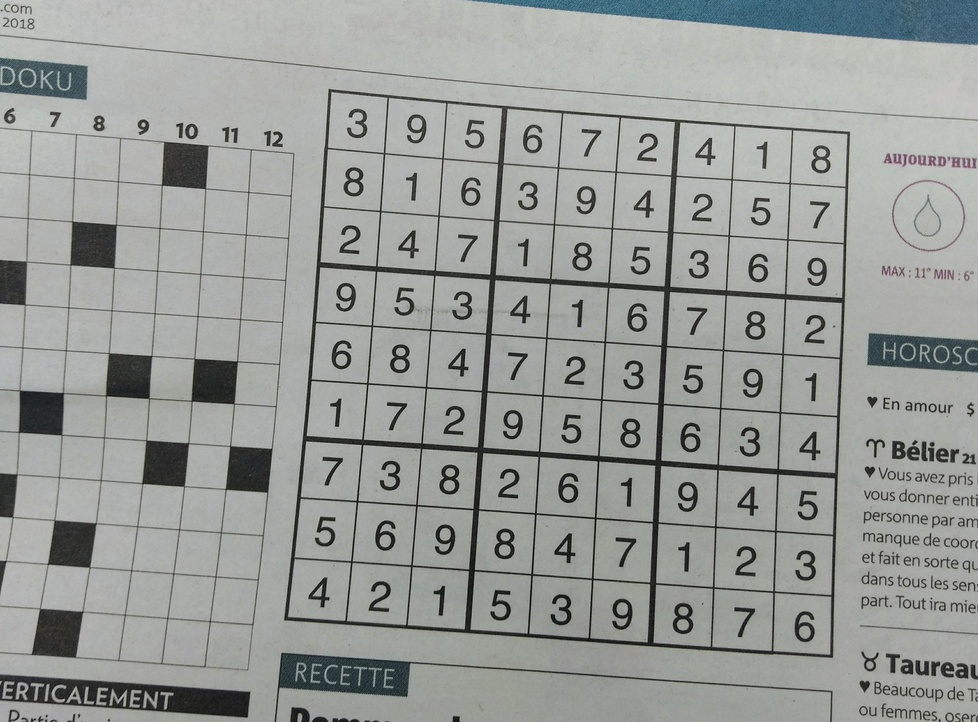
#> input picture sudoku.jpeg, 978 x 722 px, shrunk from 3389 x 2501 before the run, found by its file name
$ python 19_prob_hoffman.py
#> lines starting #> are read from the running program, lines starting #| are printed output that depends on the picture
#PROBABILITY HOFFMAN LINE DETECTION

import cv2 as cv
import numpy as np

def canny_demo(image):
    t = 250
    canny_output = cv.Canny(image, t, t*2)
    cv.imshow("canny", canny_output)
    return canny_output

src = cv.imread("/Users/krtdnc/Desktop/Miuul/OpenCV/sudoku.jpeg")
#> src is the input picture: shape (722, 978, 3); mean B, G, R 152.1, 155.1, 152.4
cv.imshow("sudoku", src)
cv.waitKey(1)

binary = canny_demo(src)
#> in canny_demo, `canny_output = cv.Canny(image, t, t*2)`:
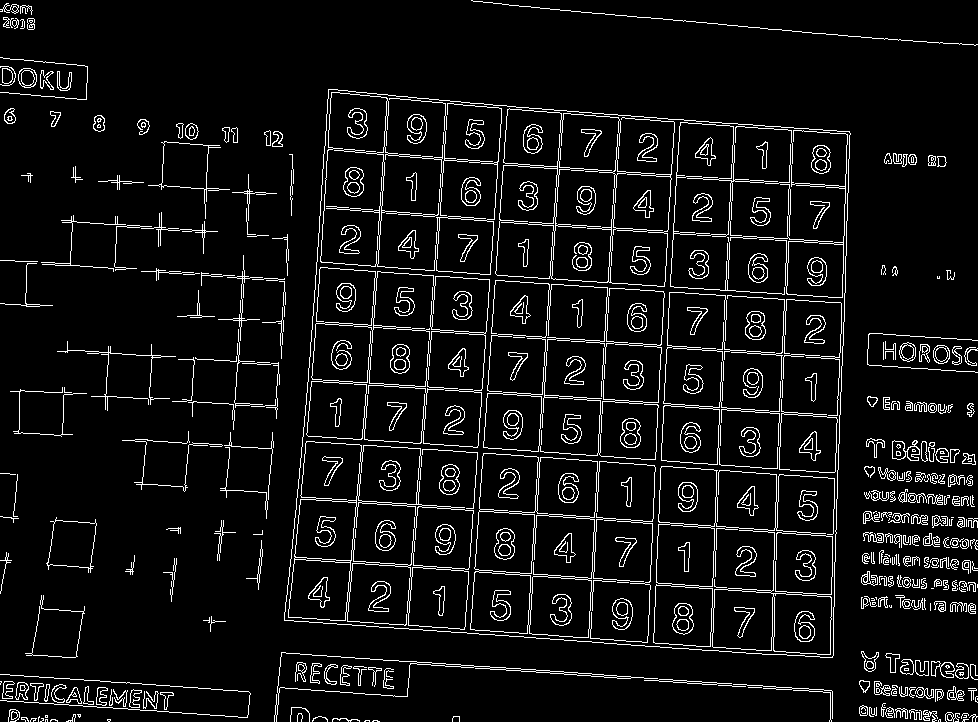
#> canny_output: shape (722, 978); 6.9% white in thin lines or dots
cv.imshow("binary", binary)
cv.waitKey(1)

linesP = cv.HoughLinesP(binary, 1, np.pi/180, 55, None, 50, 10)
#> linesP = 254 rows, first 6: [900, 602, 975, 607], [281, 652, 832, 691], [312, 323, 734, 352], [284, 616, 833, 655], [294, 559, 834, 596], [312, 321, 842, 358]
cv.HoughLinesP
if linesP is not None:
    for i in range(0, len(linesP)):
        l = linesP[i][0]
#> (the run stopped early here; a loop or call above may not have finished)
